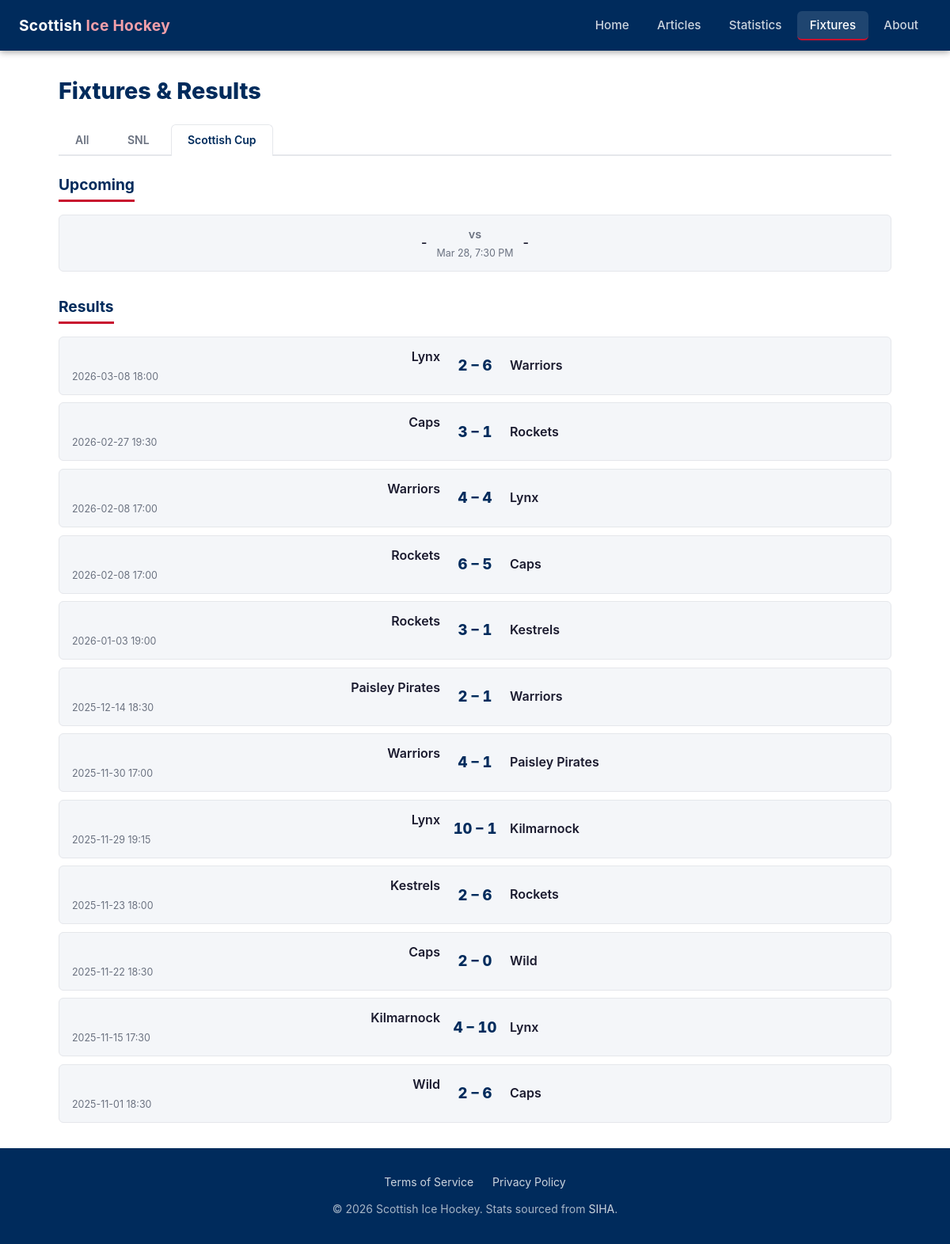
Page /fixtures/?comp=Scottish+Cup on the earlier database version.
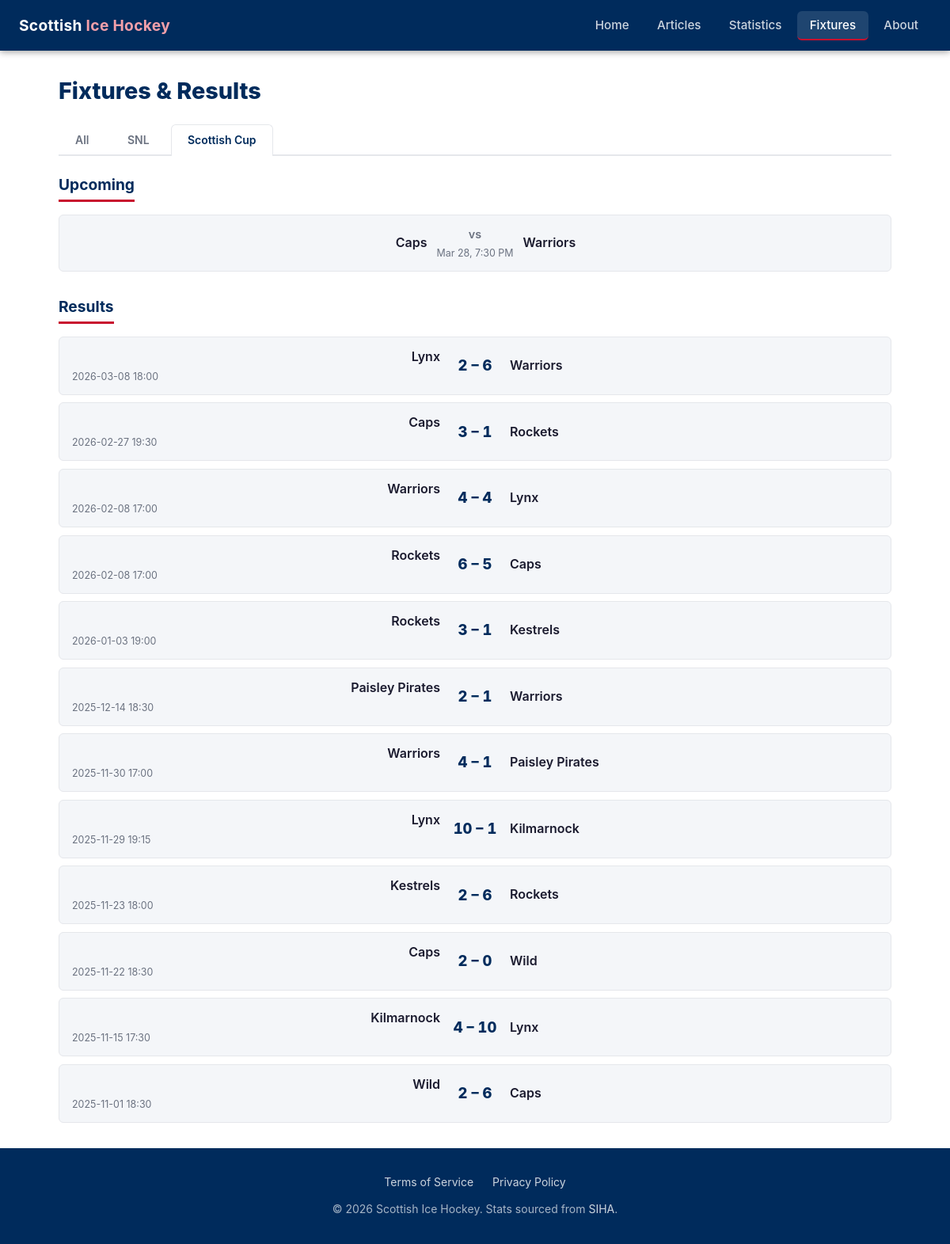
Same page on the later database version.
### tables this page shows
CREATE TABLE fixtures (
            event_id       INTEGER PRIMARY KEY,
            competition_id INTEGER NOT NULL REFERENCES competitions(id),
            date           TEXT,
            home_team_id   INTEGER REFERENCES teams(id),
            away_team_id   INTEGER REFERENCES teams(id),
            home_score     INTEGER,
            away_score     INTEGER,
            status         TEXT    NOT NULL DEFAULT 'scheduled',
            scraped_at     TEXT    NOT NULL
        , event_url TEXT);

CREATE TABLE teams (
            id   INTEGER PRIMARY KEY,
            slug TEXT    NOT NULL UNIQUE,
            name TEXT    NOT NULL
        );

### web/app.py (the view)
@app.route("/fixtures/")
def fixtures():
    comp = request.args.get("comp", "all")
    all_fixtures = db_queries.get_all_fixtures(comp)
    upcoming = [f for f in all_fixtures if f["status"] == "scheduled"]
    results = [f for f in all_fixtures if f["status"] == "final"]
    return render_template(
        "fixtures.html",
        comp=comp,
        competitions=["all"] + COMPETITIONS,
        upcoming=upcoming,
        results=results,
    )

### web/app.py (called while the page is built)
@app.context_processor
def inject_globals():
    return {"current_year": date.today().year}

### web/db_queries.py (called while the page is built)
def get_connection():
    conn = sqlite3.connect(DB_PATH)
    conn.row_factory = sqlite3.Row
    conn.execute("PRAGMA journal_mode=WAL")
    conn.execute("PRAGMA foreign_keys=ON")
    return conn

def get_all_fixtures(comp_name="all"):
    conn = get_connection()
    try:
        rows = conn.execute(
            """
            SELECT f.event_id, f.date, f.home_score, f.away_score, f.status,
                   ht.name AS home_team, at.name AS away_team,
                   c.name AS competition
            FROM fixtures f
            JOIN teams ht ON ht.id = f.home_team_id
            JOIN teams at ON at.id = f.away_team_id
            JOIN competitions c ON c.id = f.competition_id
            WHERE (? = 'all' OR c.name = ?)
            ORDER BY f.status ASC,
                     COALESCE(f.date, 'z') DESC,
                     f.event_id DESC
            """,
            (comp_name, comp_name),
        ).fetchall()
        return [dict(r) for r in rows]
    finally:
        conn.close()

### web/templates/fixtures.html (shortened to what this page needs)
{% extends "base.html" %}
{% block content %}
<h1 class="page-title">Fixtures &amp; Results</h1>
<div class="comp-tabs">
  {% for c in competitions %}
    <a href="{{ url_for('fixtures', comp=c) }}"
       class="comp-tab {{ 'active' if c == comp else '' }}">
      {{ 'All' if c == 'all' else c }}
    </a>
  {% endfor %}
</div>
{% if upcoming %}
  <h2 class="section-title">Upcoming</h2>
  <div class="result-list">
    {% for f in upcoming %}
      <div class="result-card">
        <div class="team-home">{{ f.home_team }}</div>
        <div>
          <div class="score upcoming-score">vs</div>
          {% if f.date %}<div class="meta">{{ f.date }}</div>{% endif %}
        </div>
        <div class="team-away">{{ f.away_team }}</div>
      </div>
    {% endfor %}
  </div>
{% endif %}
{% if results %}
  <h2 class="section-title mt-2">Results</h2>
  <div class="result-list">
    {% for f in results %}
      <a href="{{ url_for('event_detail', event_id=f.event_id) }}" class="result-card-link">
        <div class="result-card">
          <div>
            <div class="team-home">{{ f.home_team }}</div>
            {% if f.date %}<div class="meta">{{ f.date }}</div>{% endif %}
          </div>
          <div>
            <div class="score">{{ f.home_score }} – {{ f.away_score }}</div>
          </div>
          <div class="team-away">{{ f.away_team }}</div>
        </div>
      </a>
    {% endfor %}
  </div>
{% endif %}
{% endblock %}

### web/templates/base.html (shortened to what this page needs)
<!DOCTYPE html>
<html lang="en">
<head>
  <link rel="stylesheet" href="{{ url_for('static', filename='css/style.css') }}">
</head>
<body>
<header>
  <a class="site-title" href="{{ url_for('home') }}">
    Scottish <span>Ice Hockey</span>
  </a>
  <nav id="mainNav">
    <ul>
      <li><a href="{{ url_for('home') }}"
             class="{{ 'active' if request.endpoint == 'home' else '' }}">Home</a></li>
      <li><a href="{{ url_for('articles_list') }}"
             class="{{ 'active' if request.endpoint in ('articles_list', 'article_detail') else '' }}">Articles</a></li>
      <li><a href="{{ url_for('statistics') }}"
             class="{{ 'active' if request.endpoint in ('statistics', 'stats_skaters', 'stats_netminders') else '' }}">Statistics</a></li>
      <li><a href="{{ url_for('fixtures') }}"
             class="{{ 'active' if request.endpoint in ('fixtures', 'event_detail') else '' }}">Fixtures</a></li>
      <li><a href="{{ url_for('about') }}"
             class="{{ 'active' if request.endpoint == 'about' else '' }}">About</a></li>
    </ul>
  </nav>
</header>
<main>
  {% block content %}{% endblock %}
</main>
<footer>
  <div class="footer-links">
    <a href="{{ url_for('terms') }}">Terms of Service</a>
    <a href="{{ url_for('privacy') }}">Privacy Policy</a>
  </div>
  <p>&copy; {{ current_year }} Scottish Ice Hockey. Stats sourced from <a href="https://www.siha-uk.co.uk" target="_blank" rel="noopener">SIHA</a>.</p>
</footer>
</body>
</html>

### web/static/css/style.css (style rules this page uses)
:root { --primary: #002B5C; --accent: #C8102E; --bg: #ffffff; --bg-subtle: #f4f6f9; --text: #1a1a2e; --text-muted: #6b7280; --border: #e5e7eb; --nav-height: 64px; --radius: 6px; }
*, *::before, *::after { box-sizing: border-box; margin: 0; padding: 0; }
body { font-family: -apple-system, BlinkMacSystemFont, 'Segoe UI', Roboto, sans-serif; color: var(--text); background: var(--bg); line-height: 1.6; min-height: 100vh; display: flex; flex-direction: column; }
main { flex: 1; }
a { color: var(--primary); }
header { background: var(--primary); color: #fff; height: var(--nav-height); display: flex; align-items: center; padding: 0 1.5rem; position: sticky; top: 0; z-index: 100; box-shadow: 0 2px 8px rgba(0, 0, 0, 0.35); }
.site-title { font-size: 1.2rem; font-weight: 700; color: #fff; text-decoration: none; margin-right: auto; letter-spacing: 0.3px; }
.site-title span { color: #f4a0aa; }
nav ul { list-style: none; display: flex; gap: 0.2rem; }
nav a { color: rgba(255, 255, 255, 0.8); text-decoration: none; padding: 0.5rem 1rem; border-radius: var(--radius); font-size: 0.95rem; font-weight: 500; transition: background 0.15s, color 0.15s; white-space: nowrap; }
nav a.active { color: #fff; background: rgba(255, 255, 255, 0.12); border-bottom: 2px solid var(--accent); }
main { max-width: 1100px; margin: 0 auto; padding: 2rem 1.5rem; width: 100%; }
h1, h2, h3 { line-height: 1.3; }
.page-title { font-size: 1.8rem; font-weight: 800; color: var(--primary); margin-bottom: 1.5rem; }
.section-title { font-size: 1.2rem; font-weight: 700; color: var(--primary); margin-bottom: 1rem; padding-bottom: 0.4rem; border-bottom: 3px solid var(--accent); display: inline-block; }
.mt-2 { margin-top: 2rem; }
.result-list { display: flex; flex-direction: column; gap: 0.6rem; }
.result-card-link { text-decoration: none; color: inherit; }
.result-card { background: var(--bg-subtle); border: 1px solid var(--border); border-radius: var(--radius); padding: 0.75rem 1rem; display: grid; grid-template-columns: 1fr auto 1fr; align-items: center; gap: 0.75rem; transition: border-color 0.15s, box-shadow 0.15s; }
.team-home { font-weight: 600; text-align: right; }
.team-away { font-weight: 600; text-align: left; }
.score { font-size: 1.15rem; font-weight: 800; color: var(--primary); text-align: center; min-width: 64px; font-variant-numeric: tabular-nums; }
.upcoming-score { font-size: 0.9rem; font-weight: 600; color: var(--text-muted); }
.meta { font-size: 0.78rem; color: var(--text-muted); margin-top: 0.15rem; }
.comp-tabs { display: flex; gap: 0.4rem; border-bottom: 2px solid var(--border); margin-bottom: 1.5rem; }
.comp-tab { padding: 0.5rem 1.25rem; border-radius: var(--radius) var(--radius) 0 0; text-decoration: none; font-weight: 600; font-size: 0.875rem; color: var(--text-muted); border: 1px solid transparent; border-bottom: none; margin-bottom: -2px; transition: color 0.15s; }
.comp-tab.active { background: var(--bg); color: var(--primary); border-color: var(--border); border-bottom-color: var(--bg); }
footer { background: var(--primary); color: rgba(255, 255, 255, 0.65); text-align: center; padding: 2rem 1.5rem; font-size: 0.875rem; margin-top: auto; }
footer a { color: rgba(255, 255, 255, 0.8); text-decoration: none; }
.footer-links { display: flex; justify-content: center; gap: 1.5rem; margin-bottom: 0.75rem; }

Differences in the rows shown:
changed fixtures "Mar 28, 7:30 PM": home_team "-" → "Caps"; away_team "-" → "Warriors"
